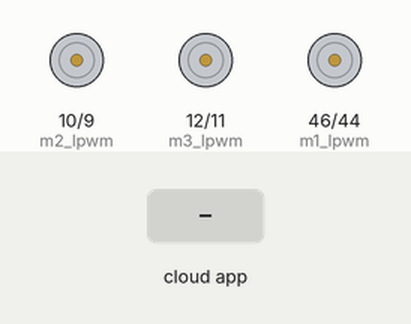
Simulated run of this sketch. Board: Arduino Mega 2560, built with avr-gcc and run on an emulated ATmega2560. Parts: motor-driver pin pairs drawn as motors (green arrow = first pin HIGH = forward, orange = second pin HIGH = backward, longer = more drive). Inputs (shaded band) come from the test bench. The ROS host is connected and sends only what is stated.

Above: at 1.2 s.
1.3 s: the phone or cloud app sets linear.x to -100
At 2.5 s:
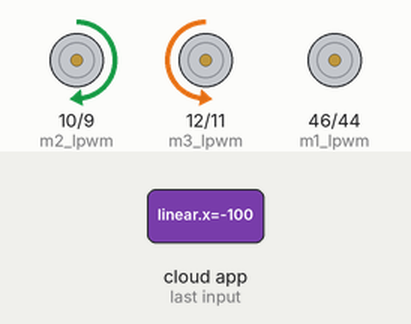
2.8 s: the phone or cloud app sets angular.z to -100
At 3.9 s:
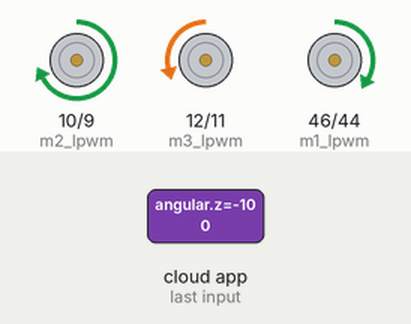
4.3 s: the phone or cloud app sets linear.x to 0
At 5.0 s:
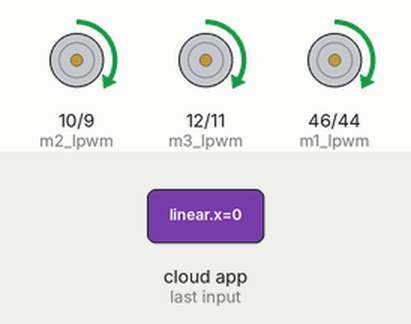
5.8 s: the phone or cloud app sets angular.z to 100
At 6.1 s:
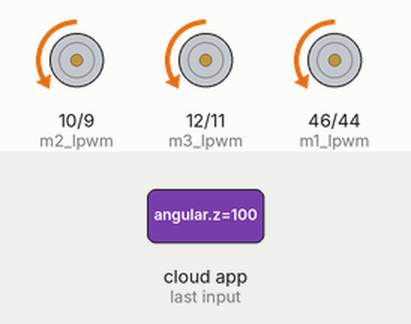
7.3 s: the phone or cloud app sets linear.x to 100
At 8.5 s:
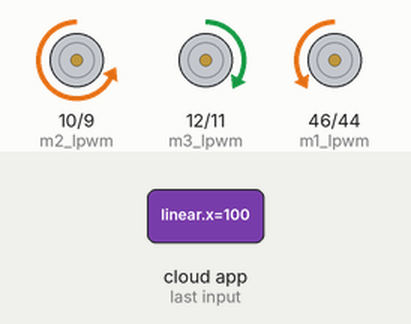
8.8 s: the phone or cloud app sets angular.z to 0
At 9.6 s:
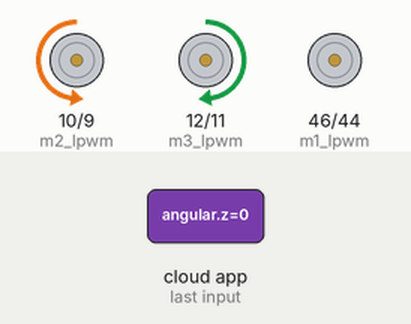
Timing chart, 0 to 11.3 s (numbered marks = the images above; inputs shaded):
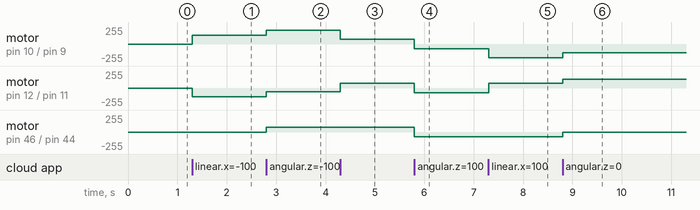

The sketch:

teleop_ros.ino
```cpp
#include <ros.h>
#include <geometry_msgs/Twist.h>


#define PWM_MIN  0
#define PWMRANGE  255
#define d  353.4
#define x_min  0
#define x_max  1.13
#define enable 22


float u1, u2, u3;
float pwm1, pwm2, pwm3;
float x,y,z;

/*
  left motor driver -> front wheel
  middle motor driver -> right wheel (battery)
  right motor driver -> front wheel

                     1


                             battery

  3                                         2


  m1 ->
*/
int m1_rpwm = 44;
int m1_lpwm = 46;
int m2_rpwm = 9;
int m2_lpwm = 10;
int m3_rpwm = 11;
int m3_lpwm = 12;

ros::NodeHandle nh;
void onTwist(const geometry_msgs::Twist &msg);
float mapFloat(float x1, float out_min, float out_max);
ros::Subscriber<geometry_msgs::Twist> sub("/cmd_vel", &onTwist);

void setup(){
  nh.getHardware()->setBaud(115200);
  nh.initNode();
  nh.subscribe(sub);
}

void onTwist(const geometry_msgs::Twist &msg)
{

    x = msg.linear.x;
    y = msg.linear.y;
    z = msg.angular.z;

//    u1=-0.33*x + 0.58*y + 0.33*z;
//    u2=-0.33*x - 0.58*y + 0.33*z;
//    u3= 0.67*x + 0*y + 0.33*z;

    u1= 0*x + 0.67*y + 0.33*z;
    u2=0.58*x - 0.33*y + 0.33*z;
    u3=-0.58*x - 0.33*y + 0.33*z;

    pwm2 = mapFloat(fabs(u2), PWM_MIN, PWMRANGE);//assuming u2 as left
    pwm1 = mapFloat(fabs(u1), PWM_MIN, PWMRANGE);//assuming u3 as right
    pwm3 = mapFloat(fabs(u3), PWM_MIN, PWMRANGE);//assuming u1 as back

//    Serial.print(pwm1);
//    Serial.print("     ");
//    Serial.print(pwm2);
//    Serial.print("   ");
//    Serial.println(pwm3);
    // Set direction pins and PWM
    if (u1 > 0)
    {
        analogWrite(m1_rpwm, pwm1);
        analogWrite(m1_lpwm, 0);

    }
    else
    {
        analogWrite(m1_lpwm, pwm1);
        analogWrite(m1_rpwm, 0);
    }
    if (u2 > 0)
    {
        analogWrite(m2_rpwm, pwm2);
        analogWrite(m2_lpwm, 0);

    }
    else
    {
        analogWrite(m2_lpwm, pwm2);
        analogWrite(m2_rpwm, 0);
    }
    if (u3 > 0)
    {
        analogWrite(m3_rpwm, pwm3);
        analogWrite(m3_lpwm, 0);

    }
    else
    {
        analogWrite(m3_lpwm, pwm3);
        analogWrite(m3_rpwm, 0);
    }


}
void loop(){
 nh.spinOnce();
}

float mapFloat(float x1, float out_min, float out_max)
{

    return min(out_min + ((x1-x_min)/(x_max-x_min))*(out_max-out_min), out_max);

}
```

Measured:
- after the input at 1.3 s, motor on pin 10 (m2_lpwm) / pin 9 (m2_rpwm): stopped → forward 130/255 at once; motor on pin 12 (m3_lpwm) / pin 11 (m3_rpwm): stopped → backward 130/255 at once
- after the input at 2.8 s, motor on pin 10 (m2_lpwm) / pin 9 (m2_rpwm): forward 130/255 → forward 205/255 at once; motor on pin 12 (m3_lpwm) / pin 11 (m3_rpwm): backward 130/255 → backward 56/255 at once; motor on pin 46 (m1_lpwm) / pin 44 (m1_rpwm): stopped → forward 74/255 at once
- after the input at 4.3 s, motor on pin 10 (m2_lpwm) / pin 9 (m2_rpwm): forward 205/255 → forward 74/255 at once; motor on pin 12 (m3_lpwm) / pin 11 (m3_rpwm): backward 56/255 → forward 74/255 at once
- after the input at 5.8 s, motor on pin 10 (m2_lpwm) / pin 9 (m2_rpwm), motor on pin 12 (m3_lpwm) / pin 11 (m3_rpwm), motor on pin 46 (m1_lpwm) / pin 44 (m1_rpwm): forward 74/255 → backward 74/255 at once
- after the input at 7.3 s, motor on pin 10 (m2_lpwm) / pin 9 (m2_rpwm): backward 74/255 → backward 205/255 at once; motor on pin 12 (m3_lpwm) / pin 11 (m3_rpwm): backward 74/255 → forward 74/255 at once
- after the input at 8.8 s, motor on pin 10 (m2_lpwm) / pin 9 (m2_rpwm): backward 205/255 → backward 130/255 at once; motor on pin 12 (m3_lpwm) / pin 11 (m3_rpwm): forward 74/255 → forward 130/255 at once; motor on pin 46 (m1_lpwm) / pin 44 (m1_rpwm): backward 74/255 → stopped at once
